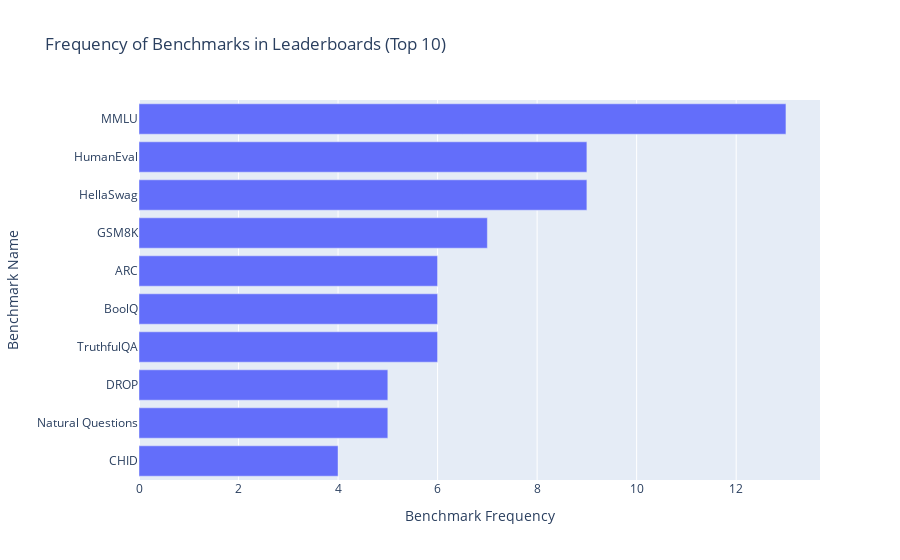

This figure's notebook cell:
### Code cell
from collections import Counter

# Flatten the lists into one list
all_values = []
for value_list in df_leaderboard_benchmark.values():
    all_values.extend(value_list)

# Count occurrences of each string
counter = Counter(all_values)

# Get the top-10 most common strings
top_10 = counter.most_common(10)

# Prepare data for Plotly
labels, values = zip(*top_10)

fig = go.Figure(go.Bar(
        x=values,  # Values for the bar lengths
        y=labels,  # Categories for each bar
        orientation='h'  # Sets the bars to be horizontal
))

fig.update_layout(
        title=f'Frequency of Benchmarks in Leaderboards (Top 10)',
        xaxis_title='Benchmark Frequency',
        yaxis_title='Benchmark Name',
        yaxis_autorange='reversed'  # This line makes the bars go top-down
)

fig.show()

### Figure 1 — Plotly figure (JSON) as saved in the notebook; plotly's stock layout.template omitted (floating-point values rounded to 4 significant figures)
{"data": [{"orientation": "h", "type": "bar", "x": [13, 9, 9, 7, 6, 6, 6, 5, 5, 4], "y": ["MMLU", "HumanEval", "HellaSwag", "GSM8K", "ARC", "BoolQ", "TruthfulQA", "DROP", "Natural Questions", "CHID"]}], "layout": {"title": {"text": "Frequency of Benchmarks in Leaderboards (Top 10)"}, "xaxis": {"title": {"text": "Benchmark Frequency"}}, "yaxis": {"autorange": "reversed", "title": {"text": "Benchmark Name"}}}}
